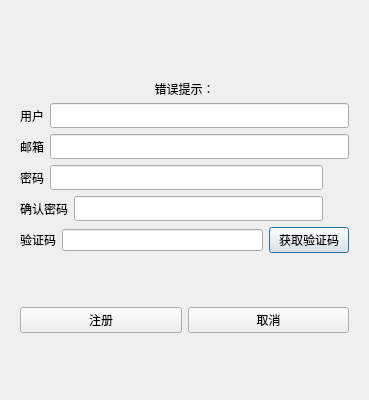
<?xml version="1.0" encoding="UTF-8"?>
<ui version="4.0">
 <class>RegisterDialog</class>
 <widget class="QDialog" name="RegisterDialog">
  <property name="geometry">
   <rect>
    <x>0</x>
    <y>0</y>
    <width>369</width>
    <height>400</height>
   </rect>
  </property>
  <property name="windowTitle">
   <string>Dialog</string>
  </property>
  <layout class="QVBoxLayout" name="verticalLayout">
   <item>
    <layout class="QVBoxLayout" name="verticalLayout_2">
     <item>
      <widget class="QStackedWidget" name="stackedWidget">
       <property name="currentIndex">
        <number>0</number>
       </property>
       <widget class="QWidget" name="page">
        <layout class="QVBoxLayout" name="verticalLayout_3">
         <item>
          <spacer name="verticalSpacer_3">
           <property name="orientation">
            <enum>Qt::Orientation::Vertical</enum>
           </property>
           <property name="sizeHint" stdset="0">
            <size>
             <width>20</width>
             <height>40</height>
            </size>
           </property>
          </spacer>
         </item>
         <item>
          <widget class="QWidget" name="widget" native="true">
           <property name="minimumSize">
            <size>
             <width>0</width>
             <height>30</height>
            </size>
           </property>
           <property name="maximumSize">
            <size>
             <width>16777215</width>
             <height>30</height>
            </size>
           </property>
           <layout class="QVBoxLayout" name="verticalLayout_4">
            <item>
             <widget class="QLabel" name="err_tip">
              <property name="minimumSize">
               <size>
                <width>0</width>
                <height>25</height>
               </size>
              </property>
              <property name="maximumSize">
               <size>
                <width>16777215</width>
                <height>25</height>
               </size>
              </property>
              <property name="text">
               <string>错误提示：</string>
              </property>
              <property name="alignment">
               <set>Qt::AlignmentFlag::AlignCenter</set>
              </property>
             </widget>
            </item>
           </layout>
          </widget>
         </item>
         <item>
          <layout class="QHBoxLayout" name="horizontalLayout">
           <item>
            <widget class="QLabel" name="label_2">
             <property name="minimumSize">
              <size>
               <width>0</width>
               <height>25</height>
              </size>
             </property>
             <property name="maximumSize">
              <size>
               <width>16777215</width>
               <height>25</height>
              </size>
             </property>
             <property name="text">
              <string>用户</string>
             </property>
            </widget>
           </item>
           <item>
            <widget class="QLineEdit" name="user_edit">
             <property name="minimumSize">
              <size>
               <width>0</width>
               <height>25</height>
              </size>
             </property>
             <property name="maximumSize">
              <size>
               <width>16777215</width>
               <height>25</height>
              </size>
             </property>
            </widget>
           </item>
          </layout>
         </item>
         <item>
          <layout class="QHBoxLayout" name="horizontalLayout_4">
           <item>
            <widget class="QLabel" name="label_3">
             <property name="minimumSize">
              <size>
               <width>0</width>
               <height>25</height>
              </size>
             </property>
             <property name="maximumSize">
              <size>
               <width>16777215</width>
               <height>25</height>
              </size>
             </property>
             <property name="text">
              <string>邮箱</string>
             </property>
            </widget>
           </item>
           <item>
            <widget class="QLineEdit" name="email_edit">
             <property name="minimumSize">
              <size>
               <width>0</width>
               <height>25</height>
              </size>
             </property>
             <property name="maximumSize">
              <size>
               <width>16777215</width>
               <height>25</height>
              </size>
             </property>
            </widget>
           </item>
          </layout>
         </item>
         <item>
          <layout class="QHBoxLayout" name="horizontalLayout_2">
           <item>
            <widget class="QLabel" name="passwd_label">
             <property name="minimumSize">
              <size>
               <width>0</width>
               <height>25</height>
              </size>
             </property>
             <property name="maximumSize">
              <size>
               <width>16777215</width>
               <height>25</height>
              </size>
             </property>
             <property name="text">
              <string>密码</string>
             </property>
            </widget>
           </item>
           <item>
            <widget class="QLineEdit" name="pass_edit">
             <property name="minimumSize">
              <size>
               <width>0</width>
               <height>25</height>
              </size>
             </property>
             <property name="maximumSize">
              <size>
               <width>16777215</width>
               <height>25</height>
              </size>
             </property>
            </widget>
           </item>
           <item>
            <widget class="ClickedLabel" name="pass_visible">
             <property name="minimumSize">
              <size>
               <width>20</width>
               <height>20</height>
              </size>
             </property>
             <property name="maximumSize">
              <size>
               <width>20</width>
               <height>20</height>
              </size>
             </property>
             <property name="text">
              <string/>
             </property>
            </widget>
           </item>
          </layout>
         </item>
         <item>
          <layout class="QHBoxLayout" name="horizontalLayout_3">
           <item>
            <widget class="QLabel" name="confirm_label">
             <property name="minimumSize">
              <size>
               <width>0</width>
               <height>25</height>
              </size>
             </property>
             <property name="maximumSize">
              <size>
               <width>16777215</width>
               <height>25</height>
              </size>
             </property>
             <property name="text">
              <string>确认密码</string>
             </property>
            </widget>
           </item>
           <item>
            <widget class="QLineEdit" name="confirm_edit">
             <property name="minimumSize">
              <size>
               <width>0</width>
               <height>25</height>
              </size>
             </property>
             <property name="maximumSize">
              <size>
               <width>16777215</width>
               <height>25</height>
              </size>
             </property>
            </widget>
           </item>
           <item>
            <widget class="ClickedLabel" name="confirm_visible">
             <property name="minimumSize">
              <size>
               <width>20</width>
               <height>20</height>
              </size>
             </property>
             <property name="maximumSize">
              <size>
               <width>20</width>
               <height>20</height>
              </size>
             </property>
             <property name="text">
              <string/>
             </property>
            </widget>
           </item>
          </layout>
         </item>
         <item>
          <layout class="QHBoxLayout" name="horizontalLayout_5">
           <item>
            <widget class="QLabel" name="label_5">
             <property name="minimumSize">
              <size>
               <width>0</width>
               <height>25</height>
              </size>
             </property>
             <property name="maximumSize">
              <size>
               <width>16777215</width>
               <height>25</height>
              </size>
             </property>
             <property name="text">
              <string>验证码</string>
             </property>
            </widget>
           </item>
           <item>
            <widget class="QLineEdit" name="varify_edit"/>
           </item>
           <item>
            <widget class="TimerBtn" name="get_code">
             <property name="text">
              <string>获取验证码</string>
             </property>
            </widget>
           </item>
          </layout>
         </item>
         <item>
          <spacer name="verticalSpacer">
           <property name="orientation">
            <enum>Qt::Orientation::Vertical</enum>
           </property>
           <property name="sizeHint" stdset="0">
            <size>
             <width>20</width>
             <height>40</height>
            </size>
           </property>
          </spacer>
         </item>
         <item>
          <layout class="QHBoxLayout" name="horizontalLayout_6">
           <item>
            <widget class="QPushButton" name="sure_btn">
             <property name="text">
              <string>注册</string>
             </property>
            </widget>
           </item>
           <item>
            <widget class="QPushButton" name="cancel_btn">
             <property name="text">
              <string>取消</string>
             </property>
            </widget>
           </item>
          </layout>
         </item>
         <item>
          <spacer name="verticalSpacer_2">
           <property name="orientation">
            <enum>Qt::Orientation::Vertical</enum>
           </property>
           <property name="sizeHint" stdset="0">
            <size>
             <width>20</width>
             <height>40</height>
            </size>
           </property>
          </spacer>
         </item>
        </layout>
       </widget>
       <widget class="QWidget" name="page_2">
        <layout class="QVBoxLayout" name="verticalLayout_5">
         <item>
          <spacer name="verticalSpacer_6">
           <property name="orientation">
            <enum>Qt::Orientation::Vertical</enum>
           </property>
           <property name="sizeHint" stdset="0">
            <size>
             <width>20</width>
             <height>40</height>
            </size>
           </property>
          </spacer>
         </item>
         <item>
          <widget class="QLabel" name="tip_label">
           <property name="text">
            <string>注册成功, 5 秒后返回登录</string>
           </property>
           <property name="alignment">
            <set>Qt::AlignmentFlag::AlignCenter</set>
           </property>
          </widget>
         </item>
         <item>
          <widget class="QLabel" name="tip2_label">
           <property name="text">
            <string>可点击返回按钮直接返回登录界面</string>
           </property>
           <property name="alignment">
            <set>Qt::AlignmentFlag::AlignCenter</set>
           </property>
          </widget>
         </item>
         <item>
          <spacer name="verticalSpacer_5">
           <property name="orientation">
            <enum>Qt::Orientation::Vertical</enum>
           </property>
           <property name="sizeHint" stdset="0">
            <size>
             <width>20</width>
             <height>40</height>
            </size>
           </property>
          </spacer>
         </item>
         <item>
          <widget class="QWidget" name="widget_2" native="true">
           <layout class="QHBoxLayout" name="horizontalLayout_7">
            <item>
             <spacer name="horizontalSpacer">
              <property name="orientation">
               <enum>Qt::Orientation::Horizontal</enum>
              </property>
              <property name="sizeHint" stdset="0">
               <size>
                <width>40</width>
                <height>20</height>
               </size>
              </property>
             </spacer>
            </item>
            <item>
             <widget class="QPushButton" name="return_btn">
              <property name="minimumSize">
               <size>
                <width>0</width>
                <height>25</height>
               </size>
              </property>
              <property name="maximumSize">
               <size>
                <width>16777215</width>
                <height>25</height>
               </size>
              </property>
              <property name="text">
               <string>返回登录</string>
              </property>
             </widget>
            </item>
            <item>
             <spacer name="horizontalSpacer_2">
              <property name="orientation">
               <enum>Qt::Orientation::Horizontal</enum>
              </property>
              <property name="sizeHint" stdset="0">
               <size>
                <width>40</width>
                <height>20</height>
               </size>
              </property>
             </spacer>
            </item>
           </layout>
          </widget>
         </item>
         <item>
          <spacer name="verticalSpacer_4">
           <property name="orientation">
            <enum>Qt::Orientation::Vertical</enum>
           </property>
           <property name="sizeHint" stdset="0">
            <size>
             <width>20</width>
             <height>40</height>
            </size>
           </property>
          </spacer>
         </item>
        </layout>
       </widget>
      </widget>
     </item>
    </layout>
   </item>
  </layout>
 </widget>
 <customwidgets>
  <customwidget>
   <class>TimerBtn</class>
   <extends>QPushButton</extends>
   <header>timerbtn.h</header>
  </customwidget>
  <customwidget>
   <class>ClickedLabel</class>
   <extends>QLabel</extends>
   <header>clickedlabel.h</header>
  </customwidget>
 </customwidgets>
 <resources/>
 <connections/>
</ui>
